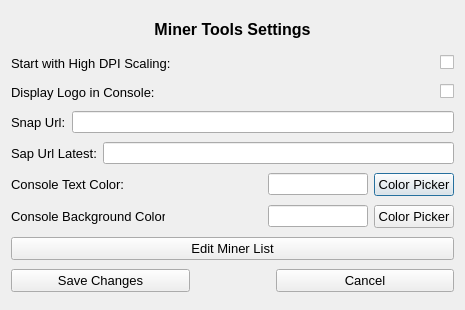
<?xml version="1.0" encoding="UTF-8"?>
<ui version="4.0">
 <class>Dialog</class>
 <widget class="QDialog" name="Dialog">
  <property name="geometry">
   <rect>
    <x>0</x>
    <y>0</y>
    <width>465</width>
    <height>310</height>
   </rect>
  </property>
  <property name="minimumSize">
   <size>
    <width>465</width>
    <height>310</height>
   </size>
  </property>
  <property name="maximumSize">
   <size>
    <width>16777215</width>
    <height>310</height>
   </size>
  </property>
  <property name="windowTitle">
   <string>Dialog</string>
  </property>
  <layout class="QVBoxLayout" name="verticalLayout">
   <item>
    <layout class="QHBoxLayout" name="horizontalLayout">
     <property name="spacing">
      <number>0</number>
     </property>
     <property name="sizeConstraint">
      <enum>QLayout::SetMaximumSize</enum>
     </property>
     <item>
      <widget class="QLabel" name="label_settings">
       <property name="maximumSize">
        <size>
         <width>16777215</width>
         <height>30</height>
        </size>
       </property>
       <property name="font">
        <font>
         <pointsize>12</pointsize>
         <weight>75</weight>
         <bold>true</bold>
        </font>
       </property>
       <property name="styleSheet">
        <string notr="true"/>
       </property>
       <property name="text">
        <string>Miner Tools Settings</string>
       </property>
       <property name="alignment">
        <set>Qt::AlignCenter</set>
       </property>
      </widget>
     </item>
    </layout>
   </item>
   <item>
    <layout class="QHBoxLayout" name="hzlayout_highdpi">
     <item>
      <widget class="QLabel" name="label_highdpi">
       <property name="font">
        <font>
         <pointsize>10</pointsize>
        </font>
       </property>
       <property name="text">
        <string>Start with High DPI Scaling:</string>
       </property>
       <property name="alignment">
        <set>Qt::AlignLeading|Qt::AlignLeft|Qt::AlignVCenter</set>
       </property>
       <property name="margin">
        <number>0</number>
       </property>
      </widget>
     </item>
     <item>
      <spacer name="spacer_dpi">
       <property name="orientation">
        <enum>Qt::Horizontal</enum>
       </property>
       <property name="sizeHint" stdset="0">
        <size>
         <width>40</width>
         <height>20</height>
        </size>
       </property>
      </spacer>
     </item>
     <item>
      <widget class="QCheckBox" name="checkbox_highdpi">
       <property name="minimumSize">
        <size>
         <width>13</width>
         <height>13</height>
        </size>
       </property>
       <property name="font">
        <font>
         <pointsize>10</pointsize>
        </font>
       </property>
       <property name="text">
        <string/>
       </property>
      </widget>
     </item>
    </layout>
   </item>
   <item>
    <layout class="QHBoxLayout" name="hzlayout_logo">
     <item>
      <widget class="QLabel" name="label_logo">
       <property name="font">
        <font>
         <pointsize>10</pointsize>
        </font>
       </property>
       <property name="text">
        <string>Display Logo in Console:</string>
       </property>
      </widget>
     </item>
     <item>
      <spacer name="spacer_logo">
       <property name="orientation">
        <enum>Qt::Horizontal</enum>
       </property>
       <property name="sizeHint" stdset="0">
        <size>
         <width>40</width>
         <height>20</height>
        </size>
       </property>
      </spacer>
     </item>
     <item>
      <widget class="QCheckBox" name="checkbox_logo">
       <property name="text">
        <string/>
       </property>
      </widget>
     </item>
    </layout>
   </item>
   <item>
    <layout class="QHBoxLayout" name="hzlayout_snapurl">
     <item>
      <widget class="QLabel" name="label_snapurl">
       <property name="font">
        <font>
         <pointsize>10</pointsize>
        </font>
       </property>
       <property name="text">
        <string>Snap Url:</string>
       </property>
      </widget>
     </item>
     <item>
      <widget class="QLineEdit" name="lineedit_snapurl"/>
     </item>
    </layout>
   </item>
   <item>
    <layout class="QHBoxLayout" name="hzlayout_snaplatest">
     <item>
      <widget class="QLabel" name="label_snaplatesturl">
       <property name="font">
        <font>
         <pointsize>10</pointsize>
        </font>
       </property>
       <property name="text">
        <string>Sap Url Latest:</string>
       </property>
      </widget>
     </item>
     <item>
      <widget class="QLineEdit" name="lineedit_snaplatesturl"/>
     </item>
    </layout>
   </item>
   <item>
    <layout class="QHBoxLayout" name="hzlayout_textcolor">
     <item>
      <widget class="QLabel" name="label_constxtcolor">
       <property name="maximumSize">
        <size>
         <width>121</width>
         <height>16777215</height>
        </size>
       </property>
       <property name="font">
        <font>
         <pointsize>10</pointsize>
        </font>
       </property>
       <property name="text">
        <string>Console Text Color:</string>
       </property>
      </widget>
     </item>
     <item>
      <spacer name="spacer_constxtcolor">
       <property name="orientation">
        <enum>Qt::Horizontal</enum>
       </property>
       <property name="sizeHint" stdset="0">
        <size>
         <width>0</width>
         <height>20</height>
        </size>
       </property>
      </spacer>
     </item>
     <item>
      <widget class="QLineEdit" name="lineedit_txtcolor">
       <property name="maximumSize">
        <size>
         <width>100</width>
         <height>16777215</height>
        </size>
       </property>
      </widget>
     </item>
     <item>
      <widget class="QPushButton" name="button_colorpickertxt">
       <property name="font">
        <font>
         <pointsize>10</pointsize>
        </font>
       </property>
       <property name="text">
        <string>Color Picker</string>
       </property>
      </widget>
     </item>
    </layout>
   </item>
   <item>
    <layout class="QHBoxLayout" name="hzlayout_consolecolor">
     <item>
      <widget class="QLabel" name="label_consbackcolor">
       <property name="maximumSize">
        <size>
         <width>154</width>
         <height>16777215</height>
        </size>
       </property>
       <property name="font">
        <font>
         <pointsize>10</pointsize>
        </font>
       </property>
       <property name="text">
        <string>Console Background Color:</string>
       </property>
      </widget>
     </item>
     <item>
      <spacer name="spacer_consbackcolor">
       <property name="orientation">
        <enum>Qt::Horizontal</enum>
       </property>
       <property name="sizeHint" stdset="0">
        <size>
         <width>0</width>
         <height>20</height>
        </size>
       </property>
      </spacer>
     </item>
     <item>
      <widget class="QLineEdit" name="lineedit_backcolor">
       <property name="maximumSize">
        <size>
         <width>100</width>
         <height>16777215</height>
        </size>
       </property>
      </widget>
     </item>
     <item>
      <widget class="QPushButton" name="button_colorpickerback">
       <property name="font">
        <font>
         <pointsize>10</pointsize>
        </font>
       </property>
       <property name="text">
        <string>Color Picker</string>
       </property>
      </widget>
     </item>
    </layout>
   </item>
   <item>
    <layout class="QHBoxLayout" name="hzlayout_editminer">
     <item>
      <widget class="QPushButton" name="button_editminer">
       <property name="font">
        <font>
         <pointsize>10</pointsize>
        </font>
       </property>
       <property name="text">
        <string>Edit Miner List</string>
       </property>
      </widget>
     </item>
    </layout>
   </item>
   <item>
    <layout class="QHBoxLayout" name="hzlayout_savecancel">
     <item>
      <widget class="QPushButton" name="button_save">
       <property name="font">
        <font>
         <pointsize>10</pointsize>
        </font>
       </property>
       <property name="text">
        <string>Save Changes</string>
       </property>
      </widget>
     </item>
     <item>
      <spacer name="spacer_savecancel">
       <property name="orientation">
        <enum>Qt::Horizontal</enum>
       </property>
       <property name="sizeType">
        <enum>QSizePolicy::Fixed</enum>
       </property>
       <property name="sizeHint" stdset="0">
        <size>
         <width>80</width>
         <height>20</height>
        </size>
       </property>
      </spacer>
     </item>
     <item>
      <widget class="QPushButton" name="button_cancel">
       <property name="font">
        <font>
         <pointsize>10</pointsize>
        </font>
       </property>
       <property name="text">
        <string>Cancel</string>
       </property>
      </widget>
     </item>
    </layout>
   </item>
  </layout>
 </widget>
 <resources/>
 <connections/>
</ui>
